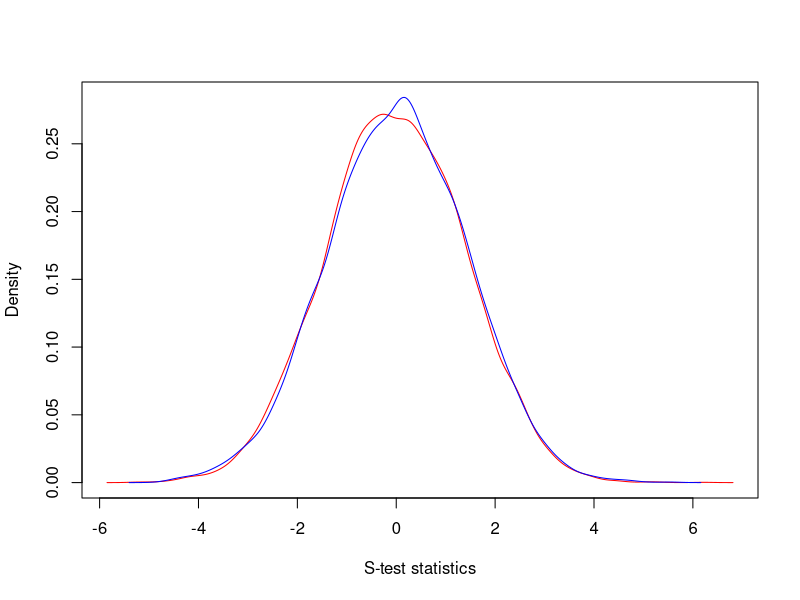

Here is the R script that generated this plot:

#pulling lamda from normal distrubtion 
tempSd<-sqrt(1)
N=10000
sampleSize=10000
lamda <- rnorm(n=N, mean=0, sd=tempSd/sqrt(sampleSize))

#results<-data.frame(nrow(10000),ncol(3))
results<-matrix(nrow=10000, ncol=3)

for(i in 1:10000){
  results[i,1] = lamda[i]
  results[i,c(2,3)] <- rnorm(n=2,mean=lamda[i]*sqrt(sampleSize),sd=1)
}

results.data=as.data.frame(results)
colnames(results.data)=c("lamda", "s1", "s2")

#comparing test statistic 
s_noLamda <- rnorm(n=10000, mean=0, sd=sqrt(1+tempSd*tempSd))
d_theo <- density(s_noLamda)
d_prac <- density(results[,2])
plot(range(d_theo$x, d_prac$x), range(d_theo$y, d_prac$y), type = "n", xlab = "S-test statistics",
     ylab = "Density")
lines(d_theo, col = "red")
lines(d_prac, col = "blue")

